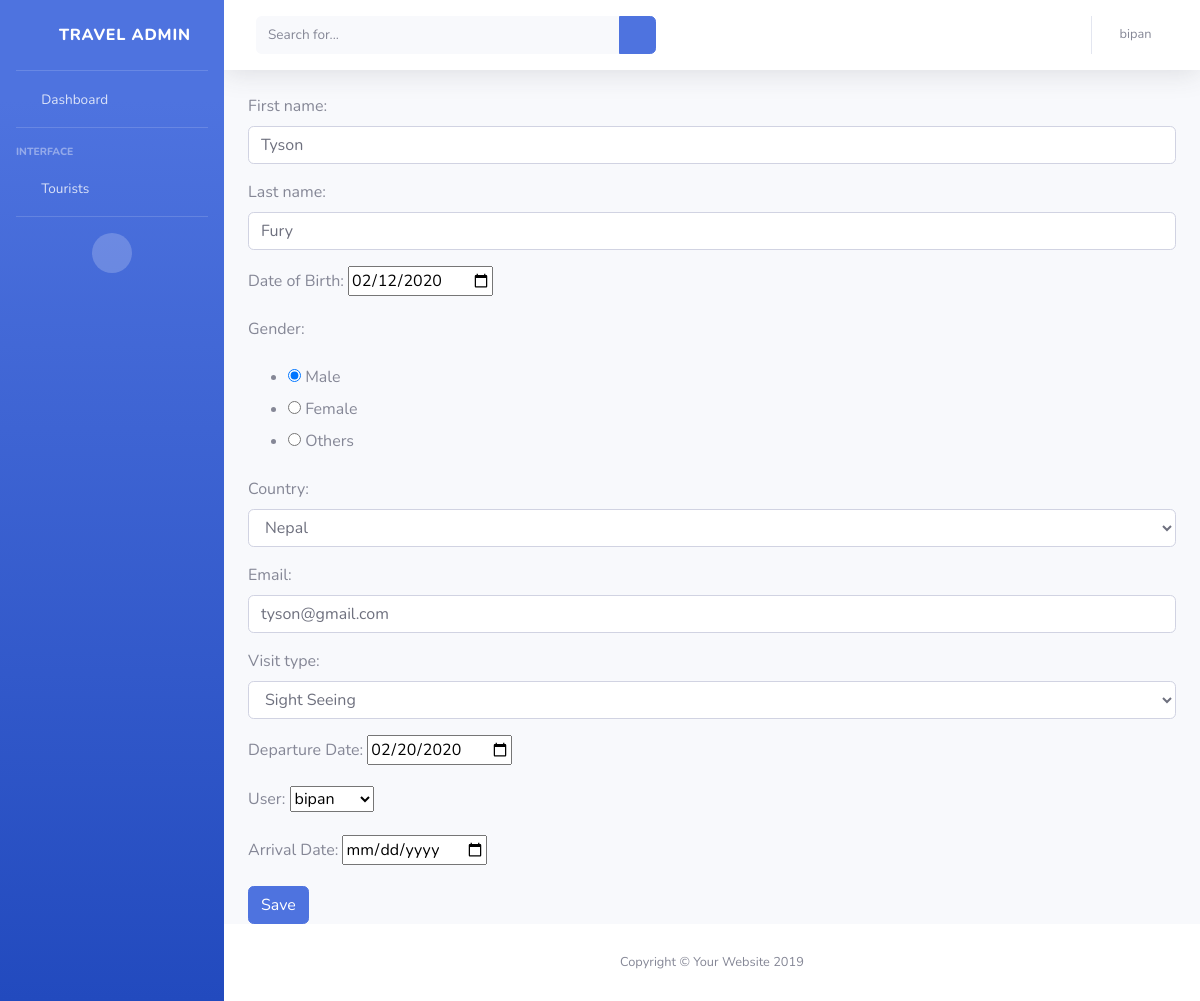
The app's page /tourists/edit/1/ (signed in) with its own data.
### tourist/models.py (models this page shows, shortened)
class Tourists(Abs):
    class Meta:
        db_table = 'tourists'

### tourist/views.py (the view)
# urls.py: path('edit/<int:id>/',editTourist,name='edit_tourist'),
def editTourist(request,id):
    form = TouristsForm(request.POST or None, instance=Tourists.objects.get(id=id))
    if form.is_valid():
        form.save()
        messages.add_message(request,messages.SUCCESS,'Successfully updated')
        return redirect('all_tourist')
    return render(request,'edit_tourist.html',context={'form':form})

### templates/edit_tourist.html (shortened to what this page needs)
{% extends 'master/master.html' %}
 {% block 'sidebar' %}
  {% include 'component/sidebar.html' %}
 {% endblock %}
 {% block 'navbar' %}
  {% include 'component/nav.html' %}
 {% endblock %}
 {% block 'footer' %}
{% include 'component/footer.html' %}
 {% endblock %}
{% block 'body' %}
  <form method="post" enctype="multipart/form-data">
      {{form.as_p}}
      <button type="submit" class="btn btn-primary">Save</button>
  </form>
{% endblock %}

### templates/component/nav.html (shortened to what this page needs)
        <nav class="navbar navbar-expand navbar-light bg-white topbar mb-4 static-top shadow">
          <form class="d-none d-sm-inline-block form-inline mr-auto ml-md-3 my-2 my-md-0 mw-100 navbar-search">
            <div class="input-group">
              <input type="text" class="form-control bg-light border-0 small" placeholder="Search for..." aria-label="Search" aria-describedby="basic-addon2">
              <div class="input-group-append">
                <button class="btn btn-primary" type="button">
                  <i class="fas fa-search fa-sm"></i>
                </button>
              </div>
            </div>
          </form>
          <ul class="navbar-nav ml-auto">
            <li class="nav-item dropdown no-arrow">
              <a class="nav-link dropdown-toggle" href="#" id="userDropdown" role="button" data-toggle="dropdown" aria-haspopup="true" aria-expanded="false">
                <span class="mr-2 d-none d-lg-inline text-gray-600 small">{{ user.username }}</span>
                <i class="fas fa-user"></i>
              </a>
            </li>
          </ul>
        </nav>

### records on screen
Tourists: first_name "Tyson", last_name "Fury", dateOfBirth "02/12/2020", gender "☑ Gender: ☐ Female ☐ Others", country "Nepal", email "tyson@gmail.com", visit_type "Sight Seeing", departure_date "02/20/2020", user "bipan"

### other values on screen
{{ user.username }} "bipan"
